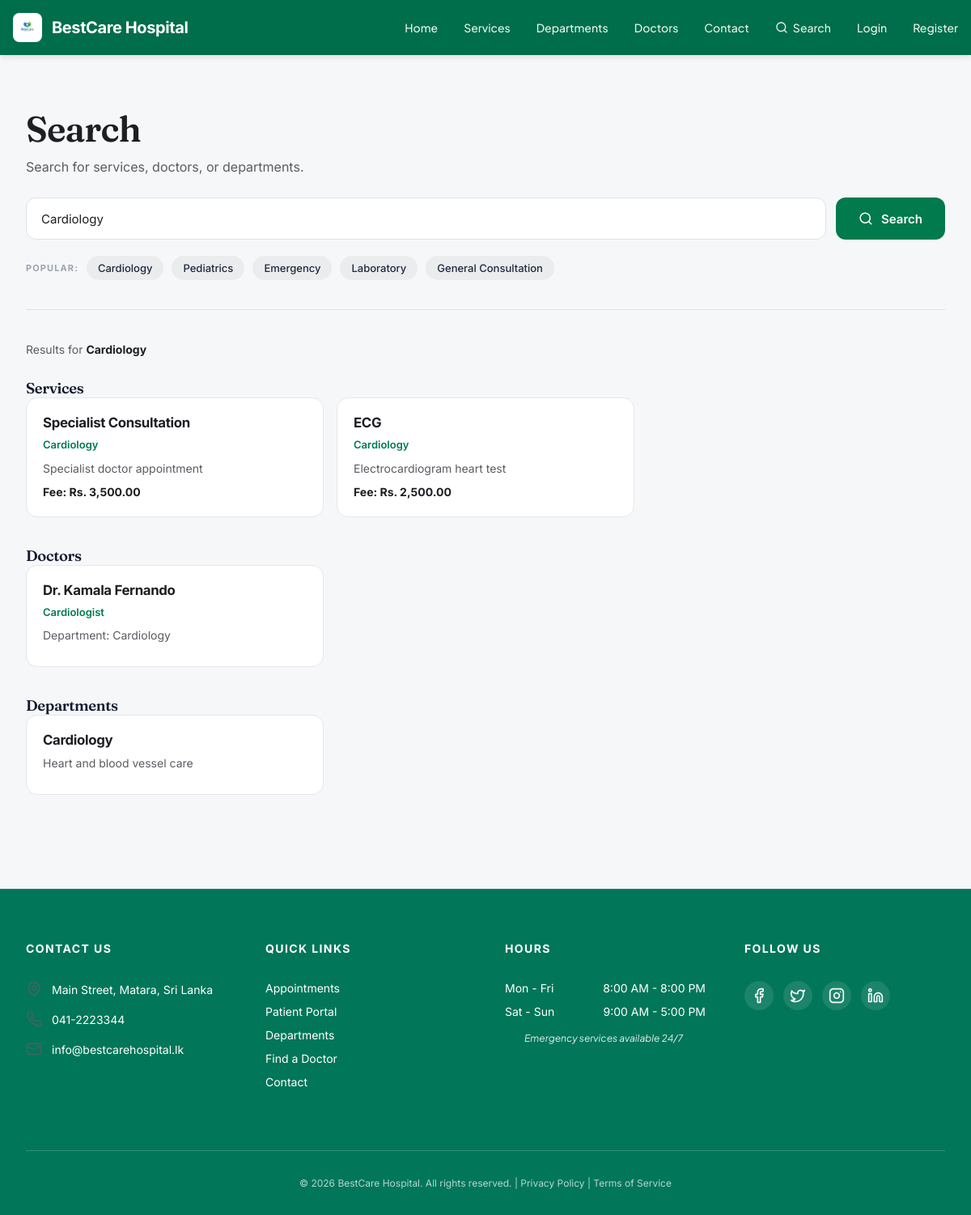
The app's page /search.php?search_term=Cardiology with its own data.
### tables this page shows
CREATE TABLE services (
    id INT AUTO_INCREMENT PRIMARY KEY,
    name VARCHAR(100) NOT NULL,
    description TEXT,
    department_id INT NOT NULL,
    fee DECIMAL(10,2) NOT NULL,
    image_path VARCHAR(255) NULL,
    FOREIGN KEY (department_id) REFERENCES departments(id)
);

CREATE TABLE departments (
    id INT AUTO_INCREMENT PRIMARY KEY,
    name VARCHAR(100) NOT NULL,
    description TEXT,
    image_path VARCHAR(255) NULL
);

CREATE TABLE staff (
    id INT AUTO_INCREMENT PRIMARY KEY,
    user_id INT NOT NULL,
    full_name VARCHAR(100) NOT NULL,
    specialization VARCHAR(100) NOT NULL,
    department_id INT NOT NULL,
    contact VARCHAR(20) NOT NULL,
    staff_type ENUM('Doctor', 'Hospital Staff', 'Other') NOT NULL DEFAULT 'Doctor',
    image_path VARCHAR(255) NULL,
    FOREIGN KEY (user_id) REFERENCES users(id) ON DELETE CASCADE,
    FOREIGN KEY (department_id) REFERENCES departments(id)
);

### search.php (the view, shortened to what this page needs)
<?php
include("includes/db.php");
include("includes/public_session.php");
$home_img = "/bestcare-hospital/assets/home";
$search_term = "";
$services_result = null;
$doctors_result = null;
$departments_result = null;
$did_search = false;
if (isset($_GET['search_term']) && strlen(trim($_GET['search_term'])) > 0) {
    $did_search = true;
    $search_term = trim($_GET['search_term']);
    $safe = mysqli_real_escape_string($conn, $search_term);
    $sql_services = "SELECT s.*, d.name AS department_name
                     FROM services s, departments d
                     WHERE s.department_id = d.id
                     AND (s.name LIKE '%$safe%' OR s.description LIKE '%$safe%' OR d.name LIKE '%$safe%')";
    $services_result = mysqli_query($conn, $sql_services);
    $sql_doctors = "SELECT st.*, d.name AS department_name
                    FROM staff st, departments d, users u
                    WHERE st.department_id = d.id
                    AND st.user_id = u.id
                    AND u.role = 'staff'
                    AND u.is_active = 1
                    AND (st.full_name LIKE '%$safe%' OR st.specialization LIKE '%$safe%' OR d.name LIKE '%$safe%')";
    $doctors_result = mysqli_query($conn, $sql_doctors);
    $sql_departments = "SELECT * FROM departments
                        WHERE name LIKE '%$safe%' OR description LIKE '%$safe%'";
    $departments_result = mysqli_query($conn, $sql_departments);
}
$popular = array("Cardiology", "Pediatrics", "Emergency", "Laboratory", "General Consultation");
?>
<!DOCTYPE html>
<html lang="en">
<head>
    <link rel="stylesheet" href="/bestcare-hospital/assets/css/home.css?v=1">
    <link rel="stylesheet" href="/bestcare-hospital/assets/css/search.css?v=1">
</head>
<body class="home-body">
<?php include __DIR__ . "/includes/public_header.php"; ?>
<section class="sr-page">
    <div class="home-wrap">
        <div class="sr-head">
            <h1>Search</h1>
            <p>Search for services, doctors, or departments.</p>
        </div>
        <form method="get" action="search.php" class="sr-form-row" id="searchForm">
            <input class="sr-input" type="text" name="search_term" id="search_term"
                   placeholder="Type a keyword..."
                   value="<?php echo htmlspecialchars($search_term); ?>" required>
            <button type="submit" class="sr-btn">
                <img src="<?php echo $home_img; ?>/IMG_2.svg" alt="">
                Search
            </button>
        </form>
        <div class="sr-popular">
            <span class="sr-popular-label">Popular:</span>
            <?php for ($i = 0; $i < count($popular); $i++) {
                $tag = $popular[$i];
                $href = "search.php?search_term=" . urlencode($tag);
                echo '<a class="sr-tag" href="' . htmlspecialchars($href) . '">' . htmlspecialchars($tag) . '</a>';
            } ?>
        </div>
        <hr class="sr-divider">
        <?php if (!$did_search) { ?>
            <div class="sr-features">
                <a class="sr-feature" href="/bestcare-hospital/doctors.php">
                    <div class="sr-feature-icon"><img src="<?php echo $home_img; ?>/IMG_2.svg" alt=""></div>
                    <h3>Find a Doctor</h3>
                    <p>Browse our network of world-class medical specialists.</p>
                </a>
                <a class="sr-feature" href="/bestcare-hospital/services.php">
                    <div class="sr-feature-icon"><img src="<?php echo $home_img; ?>/IMG_2.svg" alt=""></div>
                    <h3>Our Services</h3>
                    <p>Explore the wide range of treatments and diagnostic tools.</p>
                </a>
                <a class="sr-feature" href="<?php echo $book_link; ?>">
                    <div class="sr-feature-icon"><img src="<?php echo $home_img; ?>/IMG_2.svg" alt=""></div>
                    <h3>Medical Reports</h3>
                    <p>Securely access your records and lab results online.</p>
                </a>
            </div>
        <?php } else { ?>
            <div class="sr-results">
                <p class="sr-summary">Results for <strong><?php echo htmlspecialchars($search_term); ?></strong></p>
                <div class="sr-group">
                    <h2 class="sr-section-title">Services</h2>
                    <div class="sr-cards">
                        <?php
                        if ($services_result && mysqli_num_rows($services_result) > 0) {
                            while ($row = mysqli_fetch_array($services_result)) {
                                echo '<div class="sr-card">';
                                echo '<h3>' . htmlspecialchars($row['name']) . '</h3>';
                                echo '<p class="meta">' . htmlspecialchars($row['department_name']) . '</p>';
                                echo '<p>' . htmlspecialchars($row['description']) . '</p>';
                                echo '<p class="fee">Fee: Rs. ' . number_format($row['fee'], 2) . '</p>';
                                echo '</div>';
                            }
                        } else {
                            echo '<p class="sr-empty">No matching services.</p>';
                        }
                        ?>
                    </div>
                </div>
                <div class="sr-group">
                    <h2 class="sr-section-title">Doctors</h2>
                    <div class="sr-cards">
                        <?php
                        if ($doctors_result && mysqli_num_rows($doctors_result) > 0) {
                            while ($row = mysqli_fetch_array($doctors_result)) {
                                echo '<div class="sr-card">';
                                echo '<h3>' . htmlspecialchars($row['full_name']) . '</h3>';
                                echo '<p class="meta">' . htmlspecialchars($row['specialization']) . '</p>';
                                echo '<p>Department: ' . htmlspecialchars($row['department_name']) . '</p>';
                                echo '</div>';
                            }
                        } else {
                            echo '<p class="sr-empty">No matching doctors.</p>';
                        }
                        ?>
                    </div>
                </div>
                <div class="sr-group">
                    <h2 class="sr-section-title">Departments</h2>
                    <div class="sr-cards">
                        <?php
                        if ($departments_result && mysqli_num_rows($departments_result) > 0) {
                            while ($row = mysqli_fetch_array($departments_result)) {
                                echo '<a class="sr-card" href="/bestcare-hospital/departments.php">';
                                echo '<h3>' . htmlspecialchars($row['name']) . '</h3>';
                                echo '<p>' . htmlspecialchars($row['description']) . '</p>';
                                echo '</a>';
                            }
                        } else {
                            echo '<p class="sr-empty">No matching departments.</p>';
                        }
                        ?>
                    </div>
                </div>
            </div>
        <?php } ?>
    </div>
</section>
<?php include __DIR__ . "/includes/public_footer.php"; ?>
</body>
</html>

### assets/css/home.css (style rules this page uses)
.home-body { margin: 0; font-family: "Plus Jakarta Sans", "Segoe UI", sans-serif; color: #1e293b; background: #FAFAFA; -webkit-font-smoothing: antialiased; overflow-x: hidden; }
.home-body h1, .home-body h2, .home-body h3, .home-body h4 { font-family: "Fraunces", Georgia, serif; font-weight: 600; letter-spacing: -0.02em; color: #111A2E; margin: 0; }
.home-body a { text-decoration: none; color: inherit; }
.home-wrap { max-width: 1280px; margin: 0 auto; padding-left: 16px; padding-right: 16px; }
@media (min-width: 640px) { .home-wrap { padding-left: 24px; padding-right: 24px; } }
@media (min-width: 1024px) { .home-wrap { padding-left: 32px; padding-right: 32px; } }

### assets/css/search.css (style rules this page uses)
.sr-page { background: #F6F7F9; padding: 64px 0 80px; min-height: 60vh; }
.sr-head { text-align: left; margin-bottom: 28px; }
.sr-head h1 { font-size: 2.75rem; color: #1D1F23; margin: 0 0 10px; }
.sr-head p { font-family: "Inter", sans-serif; font-size: 16px; color: #595C61; margin: 0; }
.sr-form-row { display: flex; flex-wrap: wrap; gap: 12px; align-items: stretch; margin-bottom: 20px; }
.sr-input { flex: 1 1 280px; height: 52px; padding: 0 18px; box-sizing: border-box; border: 1px solid #DFE1E4; border-radius: 12px; background: #fff; font-family: "Inter", sans-serif; font-size: 15px; color: #1D1F23; outline: none; }
.sr-input::placeholder { color: #9CA3AF; }
.sr-btn { height: 52px; padding: 0 28px; border: none; border-radius: 12px; background: #017A4D; color: #fff; font-family: "Inter", sans-serif; font-size: 15px; font-weight: 600; cursor: pointer; display: inline-flex; align-items: center; justify-content: center; gap: 10px; flex-shrink: 0; }
.sr-btn img { width: 18px; height: 18px; filter: brightness(0) invert(1); }
.sr-popular { display: flex; flex-wrap: wrap; align-items: center; gap: 10px; margin-bottom: 36px; }
.sr-popular-label { font-family: "Inter", sans-serif; font-size: 11px; font-weight: 700; letter-spacing: 0.1em; text-transform: uppercase; color: #9CA3AF; }
.sr-tag { display: inline-flex; align-items: center; padding: 7px 14px; background: #EAECEE; border-radius: 999px; font-family: "Inter", sans-serif; font-size: 13px; font-weight: 500; color: #374151; text-decoration: none; border: none; cursor: pointer; }
.sr-divider { border: none; border-top: 1px solid #DFE1E4; margin: 0 0 40px; }
.sr-results { margin-top: 8px; }
.sr-section-title { font-family: "Inter", sans-serif; font-size: 1.15rem; font-weight: 700; color: #1D1F23; margin: 0 0 16px; }
.sr-group { margin-bottom: 36px; }
.sr-cards { display: grid; grid-template-columns: 1fr; gap: 16px; }
@media (min-width: 700px) { .sr-cards { grid-template-columns: 1fr 1fr; } }
@media (min-width: 1024px) { .sr-cards { grid-template-columns: 1fr 1fr 1fr; } }
.sr-card { background: #fff; border: 1px solid #E5E7EB; border-radius: 14px; padding: 20px; }
.sr-card h3 { font-family: "Inter", sans-serif; font-size: 1.05rem; font-weight: 700; color: #1D1F23; margin: 0 0 8px; }
.sr-card .meta { font-family: "Inter", sans-serif; font-size: 13px; font-weight: 600; color: #017A4D; margin: 0 0 8px; }
.sr-card p { font-family: "Inter", sans-serif; font-size: 14px; color: #595C61; margin: 0 0 8px; line-height: 1.5; }
.sr-card .fee { font-family: "Inter", sans-serif; font-size: 14px; font-weight: 700; color: #1D1F23; margin: 0; }
.sr-summary { font-family: "Inter", sans-serif; font-size: 14px; color: #595C61; margin: 0 0 28px; }
.sr-summary strong { color: #1D1F23; }

### records on screen
services: name "Specialist Consultation", department.name "Cardiology", description "Specialist doctor appointment", fee "3,500.00"
services: name "ECG", department.name "Cardiology", description "Electrocardiogram heart test", fee "2,500.00"
staff: full_name "Dr. Kamala Fernando", specialization "Cardiologist", department.name "Cardiology"
departments: name "Cardiology", description "Heart and blood vessel care"

### other values on screen
$tag "Cardiology"
$tag "Pediatrics"
$tag "Emergency"
$tag "Laboratory"
$tag "General Consultation"
$search_term "Cardiology"
